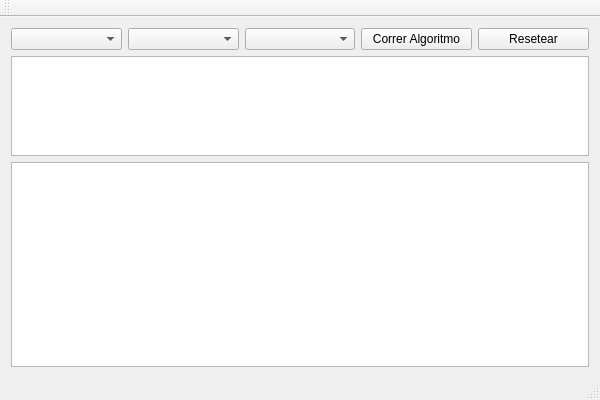
<?xml version="1.0" encoding="UTF-8"?>
<ui version="4.0">
 <class>SimulationViewClass</class>
 <widget class="QMainWindow" name="SimulationViewClass">
  <property name="geometry">
   <rect>
    <x>0</x>
    <y>0</y>
    <width>600</width>
    <height>400</height>
   </rect>
  </property>
  <property name="windowTitle">
   <string>SimulationView</string>
  </property>
  <widget class="QWidget" name="centralWidget">
   <layout class="QVBoxLayout" name="verticalLayout">
    <item>
     <layout class="QHBoxLayout" name="horizontalLayout">
      <item>
       <widget class="QComboBox" name="cBoxAlgorithm"/>
      </item>
      <item>
       <widget class="QComboBox" name="cBoxStartStation"/>
      </item>
      <item>
       <widget class="QComboBox" name="cBoxEndStation"/>
      </item>
      <item>
       <widget class="QPushButton" name="btnRunAlgorithm">
        <property name="text">
         <string>Correr Algoritmo</string>
        </property>
       </widget>
      </item>
      <item>
       <widget class="QPushButton" name="btnReset">
        <property name="text">
         <string>Resetear</string>
        </property>
       </widget>
      </item>
     </layout>
    </item>
    <item>
     <widget class="QTextEdit" name="txtOutput">
      <property name="sizePolicy">
       <sizepolicy hsizetype="Expanding" vsizetype="Expanding">
        <horstretch>0</horstretch>
        <verstretch>0</verstretch>
       </sizepolicy>
      </property>
      <property name="minimumSize">
       <size>
        <width>0</width>
        <height>100</height>
       </size>
      </property>
      <property name="maximumSize">
       <size>
        <width>16777215</width>
        <height>100</height>
       </size>
      </property>
     </widget>
    </item>
    <item>
     <widget class="QGraphicsView" name="graphicsSimulation"/>
    </item>
   </layout>
  </widget>
  <widget class="QMenuBar" name="menuBar">
   <property name="geometry">
    <rect>
     <x>0</x>
     <y>0</y>
     <width>600</width>
     <height>21</height>
    </rect>
   </property>
  </widget>
  <widget class="QToolBar" name="mainToolBar">
   <attribute name="toolBarArea">
    <enum>TopToolBarArea</enum>
   </attribute>
   <attribute name="toolBarBreak">
    <bool>false</bool>
   </attribute>
  </widget>
  <widget class="QStatusBar" name="statusBar"/>
 </widget>
 <layoutdefault spacing="6" margin="11"/>
 <resources/>
 <connections/>
</ui>
